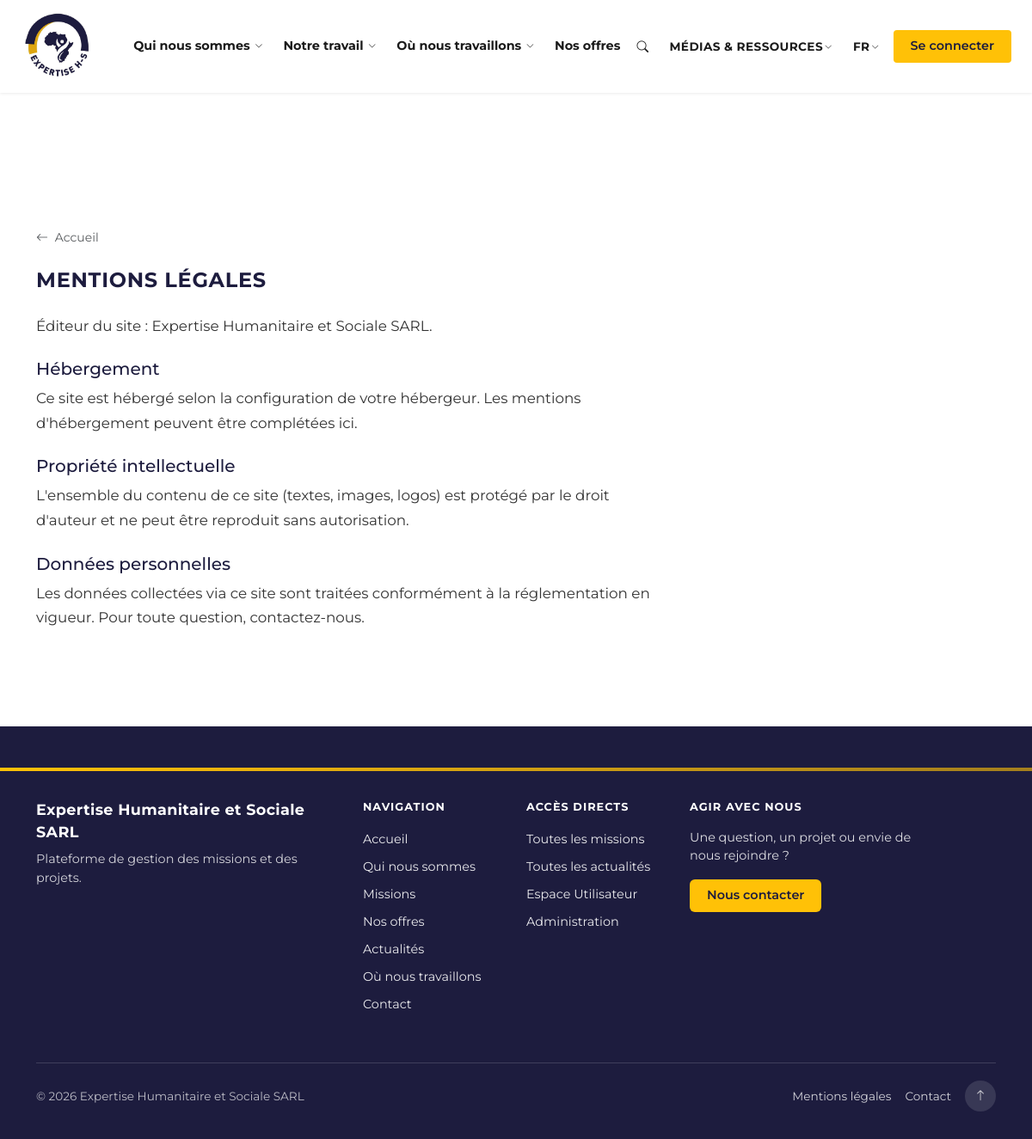
The page /legal-notice.php on the database as committed earlier.
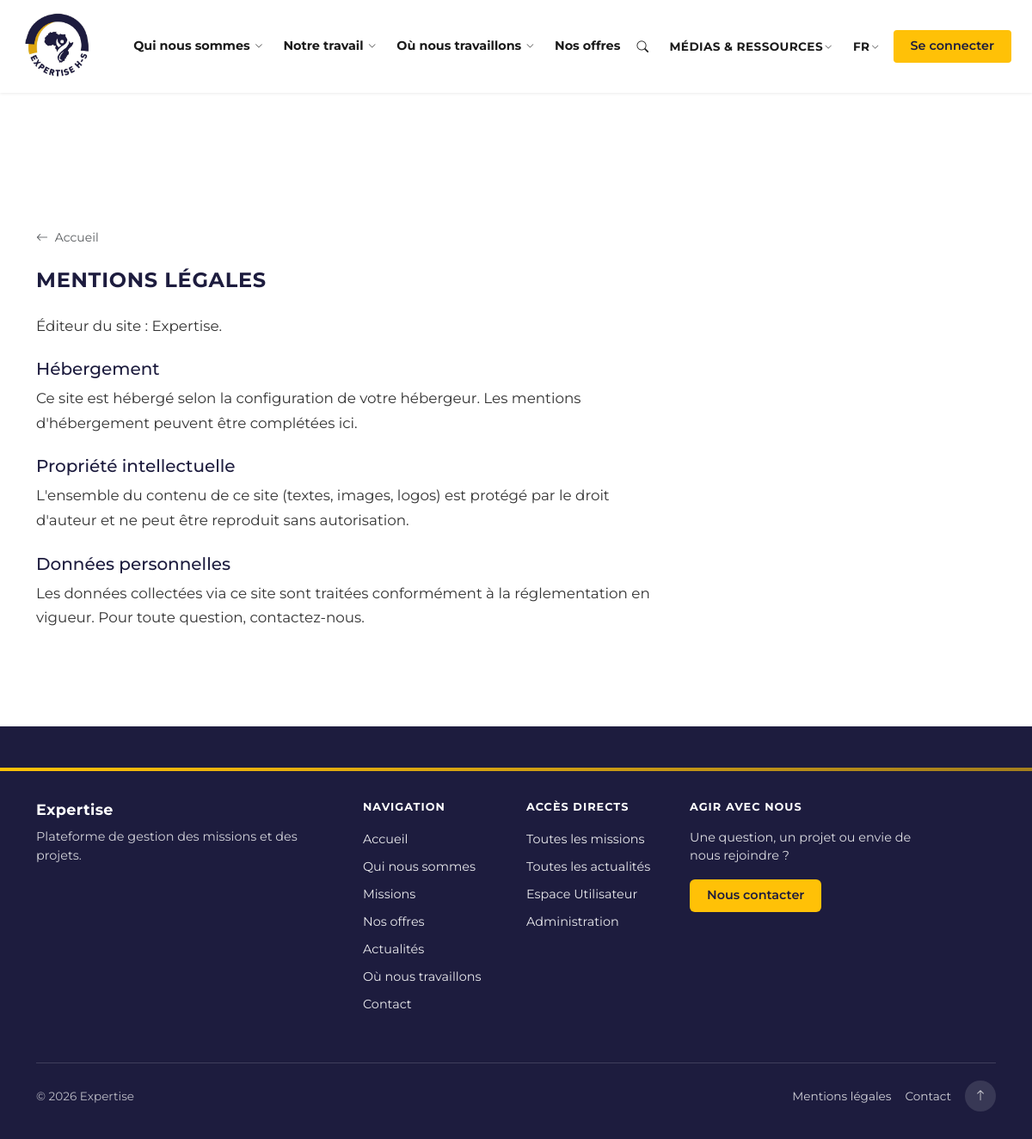
The same page on the database as committed later.
### tables this page shows
CREATE TABLE `organisation` (
  `id` int UNSIGNED NOT NULL,
  `name` varchar(255) NOT NULL,
  `code` varchar(50) DEFAULT NULL,
  `description` text,
  `address` text,
  `phone` varchar(50) DEFAULT NULL,
  `email` varchar(255) DEFAULT NULL,
  `website` varchar(255) DEFAULT NULL,
  `postal_code` varchar(20) DEFAULT NULL COMMENT 'Code postal',
  `city` varchar(100) DEFAULT NULL COMMENT 'Ville',
  `country` varchar(100) DEFAULT NULL COMMENT 'Pays',
  `rccm` varchar(50) DEFAULT NULL COMMENT 'RCCM ??? Registre de Commerce et de Cr??dit Mobilier',
  `nif` varchar(50) DEFAULT NULL COMMENT 'NIF ??? Num??ro d''Identification Fiscal (DGI)',
  `sector` varchar(150) DEFAULT NULL COMMENT 'Secteur d''activit??',
  `notes` text COMMENT 'Notes internes',
  `logo` varchar(500) DEFAULT NULL COMMENT 'Logo de l''organisation',
  `favicon` varchar(500) DEFAULT NULL COMMENT 'Favicon de l''organisation (icône onglet)',
  `cover_image` varchar(500) DEFAULT NULL COMMENT 'Photo de couverture (bannière)',
  `facebook_url` varchar(500) DEFAULT NULL COMMENT 'Facebook',
  `linkedin_url` varchar(500) DEFAULT NULL COMMENT 'LinkedIn',
  `twitter_url` varchar(500) DEFAULT NULL COMMENT 'Twitter / X',
  `instagram_url` varchar(500) DEFAULT NULL COMMENT 'Instagram',
  `youtube_url` varchar(500) DEFAULT NULL COMMENT 'YouTube',
  `is_active` tinyint(1) NOT NULL DEFAULT '1',
  `created_at` timestamp NULL DEFAULT CURRENT_TIMESTAMP,
  `updated_at` timestamp NULL DEFAULT CURRENT_TIMESTAMP ON UPDATE CURRENT_TIMESTAMP
);

### legal-notice.php (the view, shortened to what this page needs)
<?php
require_once __DIR__ . '/inc/db.php';
if ($pdo) {
    $stmt = $pdo->query("SELECT id, name, description, address, email, website FROM organisation WHERE is_active = 1 LIMIT 1");
}
require_once __DIR__ . '/inc/page-static.php';
?>
    <section class="py-5 page-content">
        <div class="container">
            <nav aria-label="Fil d'Ariane" class="mb-4">
                <a href="index.php" class="text-muted text-decoration-none small"><i class="bi bi-arrow-left me-1"></i> Accueil</a>
            </nav>
            <h1 class="section-heading mb-4">Mentions légales</h1>
            <div class="content-prose">
                <p>Éditeur du site : <?= $organisation ? htmlspecialchars($organisation->name) : 'Expertise' ?>.</p>
                <h2 class="h5 mt-4 mb-2">Hébergement</h2>
                <p>Ce site est hébergé selon la configuration de votre hébergeur. Les mentions d'hébergement peuvent être complétées ici.</p>
                <h2 class="h5 mt-4 mb-2">Propriété intellectuelle</h2>
                <p>L'ensemble du contenu de ce site (textes, images, logos) est protégé par le droit d'auteur et ne peut être reproduit sans autorisation.</p>
                <h2 class="h5 mt-4 mb-2">Données personnelles</h2>
                <p>Les données collectées via ce site sont traitées conformément à la réglementation en vigueur. Pour toute question, contactez-nous.</p>
            </div>
        </div>
    </section>
<?php require __DIR__ . '/inc/footer.php'; ?>

### inc/footer.php (shortened to what this page needs)
<?php
if (!isset($organisation)) $organisation = null;
$footerOrgName = $organisation ? htmlspecialchars($organisation->name) : 'Expertise';
?>
    <footer class="site-footer">
        <div class="site-footer-accent" aria-hidden="true"></div>
        <div class="container">
            <div class="row g-4 site-footer-grid">
                <div class="col-lg-4 site-footer-brand">
                    <p class="footer-title footer-brand-name"><?= $footerOrgName ?></p>
                    <p class="footer-tagline"><?= $organisation && !empty($organisation->description) ? htmlspecialchars(mb_substr(strip_tags($organisation->description), 0, 140)) . (mb_strlen(strip_tags($organisation->description)) > 140 ? '…' : '') : 'Plateforme de gestion des missions et des projets.' ?></p>
                </div>
                <div class="col-6 col-md-4 col-lg-2">
                    <p class="footer-title">Navigation</p>
                    <ul class="footer-links">
                        <li><a href="<?= $baseUrl ?>index">Accueil</a></li>
                        <li><a href="<?= $baseUrl ?>about">Qui nous sommes</a></li>
                        <li><a href="<?= $baseUrl ?>index#missions">Missions</a></li>
                        <li><a href="<?= $baseUrl ?>offres">Nos offres</a></li>
                        <li><a href="<?= $baseUrl ?>index#actualites">Actualités</a></li>
                        <li><a href="<?= $baseUrl ?>where-we-work">Où nous travaillons</a></li>
                        <li><a href="<?= $baseUrl ?>contact">Contact</a></li>
                    </ul>
                </div>
                <div class="col-6 col-md-4 col-lg-2">
                    <p class="footer-title">Accès directs</p>
                    <ul class="footer-links">
                        <li><a href="<?= $baseUrl ?>missions">Toutes les missions</a></li>
                        <li><a href="<?= $baseUrl ?>news">Toutes les actualités</a></li>
                        <li><a href="<?= $baseUrl ?>client/">Espace Utilisateur</a></li>
                        <li><a href="<?= $baseUrl ?>admin/">Administration</a></li>
                    </ul>
                </div>
                <div class="col-12 col-md-4 col-lg-4 site-footer-cta">
                    <p class="footer-title">Agir avec nous</p>
                    <p class="footer-cta-text">Une question, un projet ou envie de nous rejoindre ?</p>
                    <a href="<?= $baseUrl ?>contact" class="btn btn-footer-cta">Nous contacter</a>
                </div>
            </div>
            <div class="footer-bottom">
                <div class="footer-bottom-inner">
                    <span class="footer-copy">&copy; <?= date('Y') ?> <?= $footerOrgName ?></span>
                    <nav class="footer-legal" aria-label="Mentions légales et informations">
                        <a href="<?= $baseUrl ?>legal-notice">Mentions légales</a>
                        <a href="<?= $baseUrl ?>contact">Contact</a>
                        <a href="#top" class="footer-back-top" aria-label="Retour en haut de la page"><i class="bi bi-arrow-up"></i></a>
                    </nav>
                </div>
            </div>
        </div>
    </footer>
</body>
</html>

Rows that differ between the two databases and show on the page:
removed organisation: name "Expertise Humanitaire et Sociale SARL"
Other text that changed with them:
$footerOrgName: (not shown) → "Expertise"
text now shown: "Expertise"
